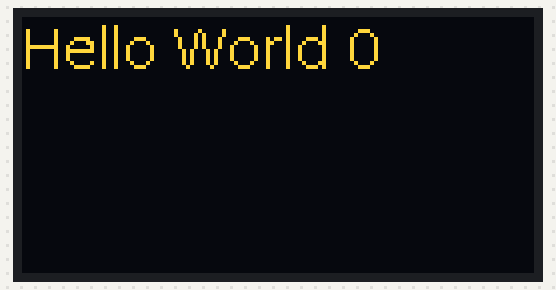
The program below on a simulated ESP8266 (NodeMCU). Parts: 128×64 one-colour display. The OLED is the two-colour kind (top 16 rows yellow); what the program prints to the serial monitor is not drawn.

Above: at 0.1 s.
At 3.8 s:
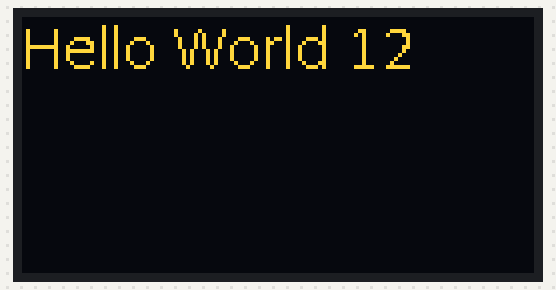
At 7.9 s:
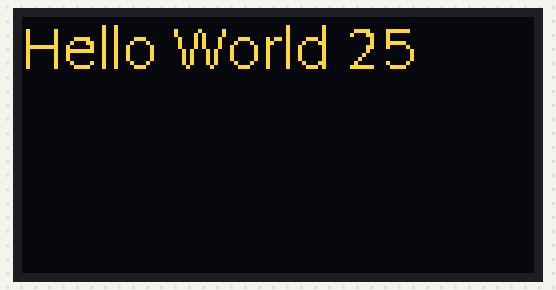
At 15.8 s:
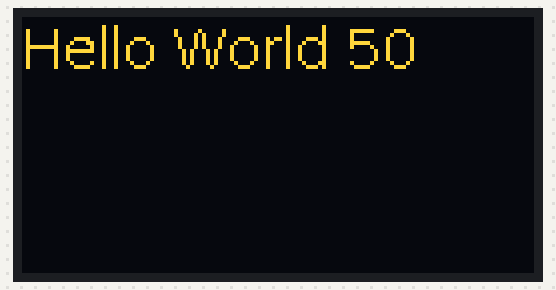
At 23.6 s:
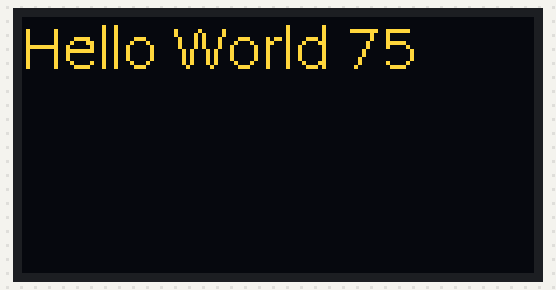
At 31.5 s:
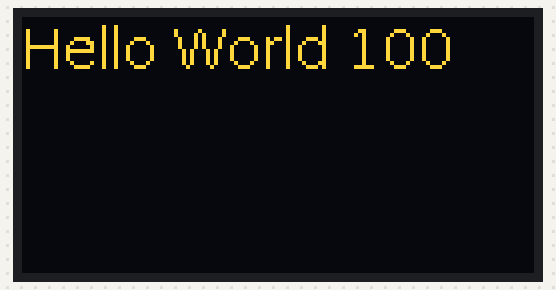

The program:

main.cpp
```cpp
#include <Arduino.h>
#include <Wire.h>               // Only needed for Arduino 1.6.5 and earlier
#include "SSD1306Wire.h"
#include "dialog_14.h"

#define SDA 10
#define SCL 9

SSD1306Wire display(0x3c, SDA, SCL);

void setup() {
  // put your setup code here, to run once:
  Serial.begin(115200);
  Serial.println();
  Serial.println();


  // Initialising the UI will init the display too.
  display.init();

  display.flipScreenVertically();
  display.setFont(Dialog_plain_14);

  char buffer[50];
  for (int i = 0; i<=100; i++) {
    display.clear();
    Serial.println(i);
    display.drawStringf(0, 0, buffer, "Hello World %d", i);
    display.display();
    delay(300);
  }
}

void loop() {
  // put your main code here, to run repeatedly:
}
```

Source omitted: dialog_14.h (data table, 34539 bytes)
